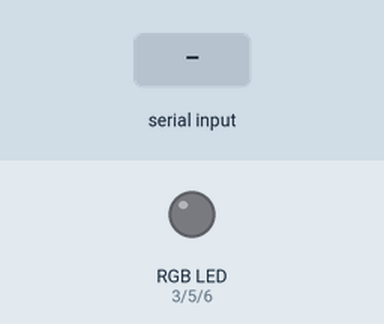
A sketch run on a simulated Arduino Uno, built with avr-gcc and run on an emulated ATmega328P. Parts: an RGB LED mixed from three pins (HIGH = lit). Inputs (shaded band) come from the test bench. What the sketch prints to the serial monitor is not drawn.

Above: at 1.2 s.
1.3 s: "#ff6666\n" received over Serial
At 2.6 s:
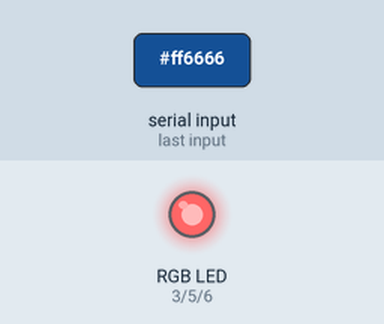
2.9 s: byte 7 (slen) received over Serial
4.5 s: "#" received over Serial
6.1 s: "90,45\n" received over Serial
Timing chart, 0 to 8.7 s (numbered marks = the images above; inputs shaded):
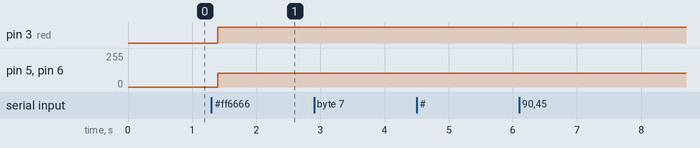

Measured:
- after the input at 1.3 s, pin 3 (red): LOW → HIGH after 0.10 s; pin 5 (green), pin 6 (blue): 0/255 → 102/255 after 0.10 s
- after the input at 2.9 s, every drawn part: stays the same
- after the input at 4.5 s, every drawn part: stays the same
- after the input at 6.1 s, every drawn part: stays the same

The sketch:

rgb_led.ino
```cpp
#define slen 7        // 7 characters, e.g. '#ff6666'

char serInStr[slen];  // array to hold the incoming serial string bytes

int red=3,
    green=5,
    blue=6,
    i=0,
    j=0,
    color[]={red, green, blue},  // since array counts start a 0, color[0]=9, color[1]=10, color[2]=11
    intensity[]={0, 0,0}; // one intensity level for each color

void setup()
{
  // set pins as outputs
  pinMode(red,OUTPUT);
  pinMode(green,OUTPUT);
  pinMode(blue,OUTPUT);

  // turn off all colors
  analogWrite(red,0);
  analogWrite(green,0);
  analogWrite(blue,0);

  // get ready to listen
  Serial.begin(9600);
}

//read a string from the serial and store it in an array
int readSerialString()
{
  int i=0;

  if(!Serial.available())
  {
    return -1;
  }

  while (Serial.available() && i < slen)
  {
    int c = Serial.read();
    serInStr[i++] = c;
  }

  Serial.println(serInStr);
  return i;
}

void loop()
{
  int spos = readSerialString();

  if ((spos==slen) && (serInStr[0] == '#'))
  {
    long colorVal = strtol(serInStr+1,NULL,16);
    Serial.print("setting color to r:");
    Serial.print((colorVal&0xff0000)>>16);
    Serial.print(" g:");
    Serial.print((colorVal&0x00ff00)>>8);
    Serial.print(" b:");
    Serial.println((colorVal&0x0000ff)>>0);
    memset(serInStr,0,slen);      // indicates we’ve used this string
    //spos = 0;
    analogWrite(red, (colorVal&0xff0000)>>16 );
    analogWrite(green, (colorVal&0x00ff00)>>8 );
    analogWrite(blue, (colorVal&0x0000ff)>>0 );
  }

  delay(200);  // wait a bit, for serial data
}
```
